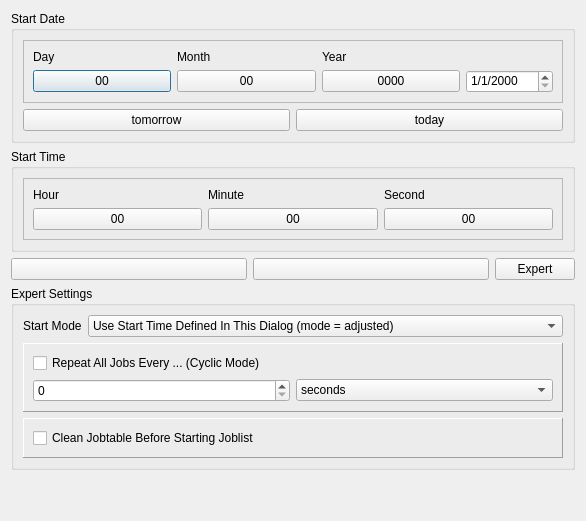
<?xml version="1.0" encoding="UTF-8"?>
<ui version="4.0">
 <class>DateTimeSelector</class>
 <widget class="QDialog" name="DateTimeSelector">
  <property name="geometry">
   <rect>
    <x>0</x>
    <y>0</y>
    <width>816</width>
    <height>591</height>
   </rect>
  </property>
  <property name="sizePolicy">
   <sizepolicy hsizetype="Fixed" vsizetype="Fixed">
    <horstretch>0</horstretch>
    <verstretch>0</verstretch>
   </sizepolicy>
  </property>
  <property name="minimumSize">
   <size>
    <width>400</width>
    <height>0</height>
   </size>
  </property>
  <property name="windowTitle">
   <string>Shift start</string>
  </property>
  <property name="sizeGripEnabled">
   <bool>false</bool>
  </property>
  <property name="modal">
   <bool>false</bool>
  </property>
  <layout class="QVBoxLayout" name="verticalLayout">
   <property name="sizeConstraint">
    <enum>QLayout::SetFixedSize</enum>
   </property>
   <item>
    <widget class="QGroupBox" name="gbStartDate">
     <property name="title">
      <string>Start Date</string>
     </property>
     <layout class="QVBoxLayout" name="verticalLayout_4">
      <item>
       <widget class="QFrame" name="frame">
        <property name="frameShape">
         <enum>QFrame::StyledPanel</enum>
        </property>
        <property name="frameShadow">
         <enum>QFrame::Raised</enum>
        </property>
        <layout class="QGridLayout" name="gridLayout_2">
         <item row="0" column="0">
          <widget class="QLabel" name="lb_day">
           <property name="sizePolicy">
            <sizepolicy hsizetype="Fixed" vsizetype="Preferred">
             <horstretch>0</horstretch>
             <verstretch>0</verstretch>
            </sizepolicy>
           </property>
           <property name="text">
            <string>Day</string>
           </property>
          </widget>
         </item>
         <item row="0" column="1">
          <widget class="QLabel" name="lb_month">
           <property name="sizePolicy">
            <sizepolicy hsizetype="Preferred" vsizetype="Preferred">
             <horstretch>0</horstretch>
             <verstretch>0</verstretch>
            </sizepolicy>
           </property>
           <property name="text">
            <string>Month</string>
           </property>
          </widget>
         </item>
         <item row="0" column="3">
          <widget class="QLabel" name="lb_year">
           <property name="sizePolicy">
            <sizepolicy hsizetype="Preferred" vsizetype="Preferred">
             <horstretch>0</horstretch>
             <verstretch>0</verstretch>
            </sizepolicy>
           </property>
           <property name="text">
            <string>Year</string>
           </property>
          </widget>
         </item>
         <item row="1" column="0">
          <widget class="QPushButton" name="pbDay">
           <property name="sizePolicy">
            <sizepolicy hsizetype="MinimumExpanding" vsizetype="Fixed">
             <horstretch>0</horstretch>
             <verstretch>0</verstretch>
            </sizepolicy>
           </property>
           <property name="text">
            <string>00</string>
           </property>
          </widget>
         </item>
         <item row="1" column="1">
          <widget class="QPushButton" name="pbMonth">
           <property name="sizePolicy">
            <sizepolicy hsizetype="MinimumExpanding" vsizetype="Fixed">
             <horstretch>0</horstretch>
             <verstretch>0</verstretch>
            </sizepolicy>
           </property>
           <property name="text">
            <string>00</string>
           </property>
          </widget>
         </item>
         <item row="1" column="3">
          <widget class="QPushButton" name="pbYear">
           <property name="sizePolicy">
            <sizepolicy hsizetype="MinimumExpanding" vsizetype="Fixed">
             <horstretch>0</horstretch>
             <verstretch>0</verstretch>
            </sizepolicy>
           </property>
           <property name="text">
            <string>0000</string>
           </property>
          </widget>
         </item>
         <item row="1" column="4">
          <widget class="QDateEdit" name="dateEdit">
           <property name="sizePolicy">
            <sizepolicy hsizetype="Preferred" vsizetype="Fixed">
             <horstretch>0</horstretch>
             <verstretch>0</verstretch>
            </sizepolicy>
           </property>
           <property name="layoutDirection">
            <enum>Qt::LeftToRight</enum>
           </property>
           <property name="wrapping">
            <bool>false</bool>
           </property>
           <property name="alignment">
            <set>Qt::AlignLeading|Qt::AlignLeft|Qt::AlignTop</set>
           </property>
           <property name="buttonSymbols">
            <enum>QAbstractSpinBox::UpDownArrows</enum>
           </property>
           <property name="currentSection">
            <enum>QDateTimeEdit::MonthSection</enum>
           </property>
           <property name="displayFormat">
            <string>M/d/yyyy</string>
           </property>
           <property name="timeSpec">
            <enum>Qt::UTC</enum>
           </property>
          </widget>
         </item>
        </layout>
       </widget>
      </item>
      <item>
       <layout class="QHBoxLayout" name="horizontalLayout_2">
        <item>
         <widget class="QPushButton" name="pbTomorrow">
          <property name="sizePolicy">
           <sizepolicy hsizetype="MinimumExpanding" vsizetype="Fixed">
            <horstretch>0</horstretch>
            <verstretch>0</verstretch>
           </sizepolicy>
          </property>
          <property name="text">
           <string>tomorrow</string>
          </property>
         </widget>
        </item>
        <item>
         <widget class="QPushButton" name="pbToday">
          <property name="sizePolicy">
           <sizepolicy hsizetype="MinimumExpanding" vsizetype="Fixed">
            <horstretch>0</horstretch>
            <verstretch>0</verstretch>
           </sizepolicy>
          </property>
          <property name="text">
           <string>today</string>
          </property>
         </widget>
        </item>
       </layout>
      </item>
     </layout>
    </widget>
   </item>
   <item>
    <widget class="QGroupBox" name="gbStartTime">
     <property name="title">
      <string>Start Time</string>
     </property>
     <layout class="QVBoxLayout" name="verticalLayout_6">
      <item>
       <widget class="QFrame" name="frame_2">
        <property name="frameShape">
         <enum>QFrame::StyledPanel</enum>
        </property>
        <property name="frameShadow">
         <enum>QFrame::Raised</enum>
        </property>
        <layout class="QGridLayout" name="gridLayout">
         <item row="0" column="0">
          <widget class="QLabel" name="label">
           <property name="text">
            <string>Hour</string>
           </property>
          </widget>
         </item>
         <item row="1" column="0">
          <widget class="QPushButton" name="pbHour">
           <property name="sizePolicy">
            <sizepolicy hsizetype="MinimumExpanding" vsizetype="Fixed">
             <horstretch>0</horstretch>
             <verstretch>0</verstretch>
            </sizepolicy>
           </property>
           <property name="text">
            <string>00</string>
           </property>
          </widget>
         </item>
         <item row="1" column="2">
          <widget class="QPushButton" name="pbMinute">
           <property name="sizePolicy">
            <sizepolicy hsizetype="MinimumExpanding" vsizetype="Fixed">
             <horstretch>0</horstretch>
             <verstretch>0</verstretch>
            </sizepolicy>
           </property>
           <property name="text">
            <string>00</string>
           </property>
          </widget>
         </item>
         <item row="1" column="3">
          <widget class="QPushButton" name="pbSecond">
           <property name="sizePolicy">
            <sizepolicy hsizetype="MinimumExpanding" vsizetype="Fixed">
             <horstretch>0</horstretch>
             <verstretch>0</verstretch>
            </sizepolicy>
           </property>
           <property name="text">
            <string>00</string>
           </property>
          </widget>
         </item>
         <item row="0" column="3">
          <widget class="QLabel" name="label_3">
           <property name="text">
            <string>Second</string>
           </property>
          </widget>
         </item>
         <item row="0" column="2">
          <widget class="QLabel" name="label_2">
           <property name="text">
            <string>Minute</string>
           </property>
          </widget>
         </item>
        </layout>
       </widget>
      </item>
     </layout>
    </widget>
   </item>
   <item>
    <layout class="QHBoxLayout" name="horizontalLayout">
     <item>
      <widget class="QPushButton" name="pbOk">
       <property name="sizePolicy">
        <sizepolicy hsizetype="MinimumExpanding" vsizetype="Minimum">
         <horstretch>0</horstretch>
         <verstretch>0</verstretch>
        </sizepolicy>
       </property>
       <property name="text">
        <string/>
       </property>
       <property name="icon">
        <iconset resource="jle_resources.qrc">
         <normaloff>:/icons/Resources/pic/Button_OK.png</normaloff>:/icons/Resources/pic/Button_OK.png</iconset>
       </property>
       <property name="iconSize">
        <size>
         <width>64</width>
         <height>64</height>
        </size>
       </property>
      </widget>
     </item>
     <item>
      <widget class="QPushButton" name="pbCancel">
       <property name="sizePolicy">
        <sizepolicy hsizetype="MinimumExpanding" vsizetype="Minimum">
         <horstretch>0</horstretch>
         <verstretch>0</verstretch>
        </sizepolicy>
       </property>
       <property name="text">
        <string/>
       </property>
       <property name="icon">
        <iconset resource="jle_resources.qrc">
         <normaloff>:/icons/Resources/pic/Button_NOK.png</normaloff>:/icons/Resources/pic/Button_NOK.png</iconset>
       </property>
       <property name="iconSize">
        <size>
         <width>64</width>
         <height>64</height>
        </size>
       </property>
      </widget>
     </item>
     <item>
      <widget class="QPushButton" name="pbStartTimeExpert">
       <property name="text">
        <string>Expert</string>
       </property>
       <property name="icon">
        <iconset resource="jle_resources.qrc">
         <normaloff>:/icons/Resources/pic/Button_ShiftDown.png</normaloff>:/icons/Resources/pic/Button_ShiftDown.png</iconset>
       </property>
       <property name="iconSize">
        <size>
         <width>64</width>
         <height>64</height>
        </size>
       </property>
      </widget>
     </item>
    </layout>
   </item>
   <item>
    <widget class="QGroupBox" name="gbExpertSettings">
     <property name="title">
      <string>Expert Settings</string>
     </property>
     <layout class="QVBoxLayout" name="verticalLayout_2">
      <item>
       <layout class="QHBoxLayout" name="horizontalLayout_3">
        <item>
         <widget class="QLabel" name="label_4">
          <property name="text">
           <string>Start Mode</string>
          </property>
         </widget>
        </item>
        <item>
         <widget class="QComboBox" name="cbStartMode">
          <item>
           <property name="text">
            <string>Use Start Time Defined In This Dialog (mode = adjusted)</string>
           </property>
          </item>
          <item>
           <property name="text">
            <string>Use Start Time Defined In This Dialog, But Date = Today (mode = adjusted / today)</string>
           </property>
          </item>
          <item>
           <property name="text">
            <string>Start At Next Possible Time (mode = relative)</string>
           </property>
          </item>
          <item>
           <property name="text">
            <string>Start At Next Full Hour / Minute / Second (mode = grid)</string>
           </property>
          </item>
         </widget>
        </item>
       </layout>
      </item>
      <item>
       <widget class="QFrame" name="frame_3">
        <property name="frameShape">
         <enum>QFrame::Panel</enum>
        </property>
        <property name="frameShadow">
         <enum>QFrame::Raised</enum>
        </property>
        <layout class="QVBoxLayout" name="verticalLayout_3">
         <item>
          <widget class="QCheckBox" name="chbCyclicOnOff">
           <property name="text">
            <string>Repeat All Jobs Every ... (Cyclic Mode)</string>
           </property>
          </widget>
         </item>
         <item>
          <layout class="QHBoxLayout" name="horizontalLayout_4">
           <item>
            <widget class="QSpinBox" name="sspinCyclicDuration"/>
           </item>
           <item>
            <widget class="QComboBox" name="cbCyclicUnit">
             <item>
              <property name="text">
               <string>seconds</string>
              </property>
             </item>
             <item>
              <property name="text">
               <string>minutes</string>
              </property>
             </item>
             <item>
              <property name="text">
               <string>hours</string>
              </property>
             </item>
             <item>
              <property name="text">
               <string>days</string>
              </property>
             </item>
            </widget>
           </item>
          </layout>
         </item>
        </layout>
       </widget>
      </item>
      <item>
       <widget class="QFrame" name="frame_4">
        <property name="frameShape">
         <enum>QFrame::Panel</enum>
        </property>
        <property name="frameShadow">
         <enum>QFrame::Raised</enum>
        </property>
        <layout class="QVBoxLayout" name="verticalLayout_5">
         <item>
          <widget class="QCheckBox" name="chbCleanJobTable">
           <property name="text">
            <string>Clean Jobtable Before Starting Joblist</string>
           </property>
          </widget>
         </item>
        </layout>
       </widget>
      </item>
     </layout>
    </widget>
   </item>
   <item>
    <spacer name="verticalSpacer">
     <property name="orientation">
      <enum>Qt::Vertical</enum>
     </property>
     <property name="sizeHint" stdset="0">
      <size>
       <width>20</width>
       <height>40</height>
      </size>
     </property>
    </spacer>
   </item>
  </layout>
 </widget>
 <resources>
  <include location="jle_resources.qrc"/>
 </resources>
 <connections/>
</ui>
